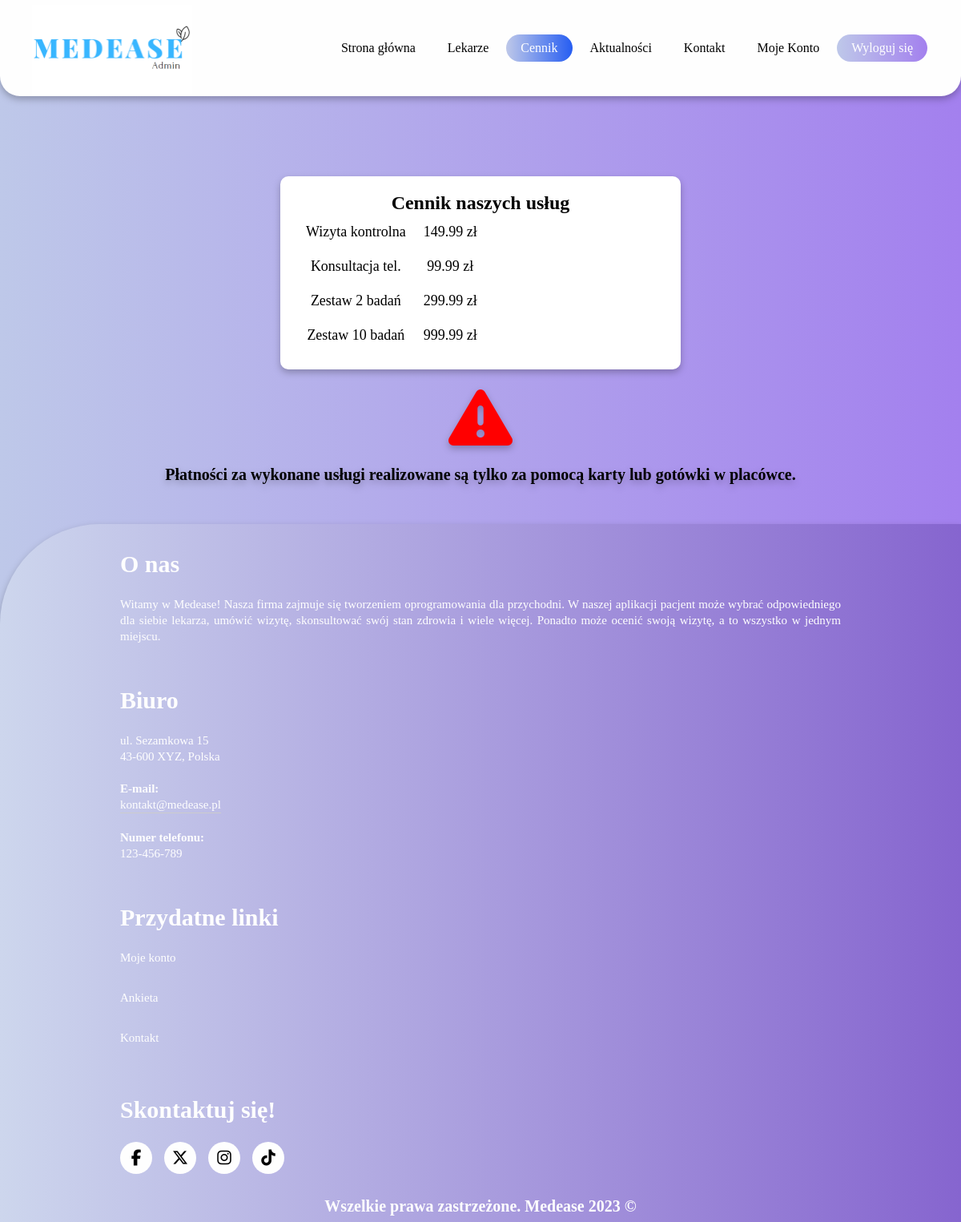
Screenshot of /userSite/cennik.php (signed in) with the database file from the repository.
### tables this page shows
CREATE TABLE `cennik` (
  `id` int(11) NOT NULL AUTO_INCREMENT,
  `nazwa` varchar(255) NOT NULL,
  `cena` decimal(10,2) NOT NULL,
  PRIMARY KEY (`id`)
);

### userSite/cennik.php (the view, shortened to what this page needs)
<?php
require '../Logowanie/config.php';
if (!empty($_SESSION["id"])) {
    $id = $_SESSION["id"];
    $result = mysqli_query($conn, "SELECT * FROM users WHERE id =$id");
    $row = mysqli_fetch_assoc($result);
    $userType = $row["role"];
}
?>
<!DOCTYPE html>
<html lang="en">
<head>
    <link rel="stylesheet" href="/style.css">
</head>
<body>
    <header>
        <div class="logo">
            <?php
            if ($userType === 'user') {
                echo '<a href="/indexLogged.php"> <img src="/images/medease.png"></a>';
            } elseif ($userType === 'doctor') {
                echo '<a href="/indexLogged.php"> <img src="/images/medease_doctor.png"></a>';
            } elseif ($userType === 'admin') {
                echo '<a href="/indexLogged.php"> <img src="/images/medease_admin.png"></a>';
            } else {
                echo '<a href="/indexLogged.php"> <img src="/images/medease.png"></a>';
            }
            ?>
        </div>
        <nav>
            <ul>
                <li>
                    <a href="/indexLogged.php">Strona główna</a>
                </li>
                <li>
                    <a href="lekarze.php">Lekarze</a>
                </li>
                <li>
                    <a href="cennik.php" class="active2">Cennik</a>
                </li>
                <li>
                    <a href="blog.php">Aktualności</a>
                </li>
                <li>
                    <a href="contact.php">Kontakt</a>
                </li>
                <?php
                if ($userType === 'user') {
                    echo '<li><a href="/userSite/myAccount.php">Moje konto</a></li>';
                } elseif ($userType === 'doctor') {
                    echo '<li><a href="/doctorSite/doctorFirstSite.php">Moje konto</a></li>';
                } elseif ($userType === 'admin') {
                    echo '<li><a href="/adminSite/adminAccount.php">Moje Konto</a></li>';
                }
                ?>
                <li>
                    <a href="/Logowanie/logout.php" class="active">Wyloguj się</a>
                </li>
            </ul>
        </nav>
    </header>
    <div class="priceSite">
        <?php
        $sql = "SELECT nazwa, cena FROM cennik";
        $result = $conn->query($sql);
        if ($result->num_rows > 0) {
            echo '<div class="pricing">';
            echo '<h2>Cennik naszych usług</h2>';
            echo '<table class="wyrownanie">';
            while ($row = $result->fetch_assoc()) {
                echo '<tr>';
                echo '<td>' . htmlspecialchars($row["nazwa"]) . '</td>';
                echo '<td>' . number_format($row["cena"], 2) . ' zł</td>';
                echo '</tr>';
            }
            echo '</table>';
            echo '</div>';
        } else {
            echo "Brak danych w cenniku.";
        }
        ?>
        <div class="warningInfo">
            <i class="fa-solid fa-triangle-exclamation"></i>
            <p>Płatności za wykonane usługi realizowane są tylko za pomocą karty lub gotówki w placówce.</p>
        </div>
    </div>
    <footer>
        <div class="foo">
            <div class="col-1">
                <h1>O nas</h1>
                <p class="footer-text">Witamy w Medease! Nasza firma zajmuje się tworzeniem oprogramowania dla przychodni. W naszej aplikacji pacjent może wybrać odpowiedniego dla siebie lekarza, umówić wizytę, skonsultować
                    swój stan zdrowia i wiele więcej. Ponadto może ocenić swoją wizytę, a to wszystko w jednym miejscu.</p>
            </div>
            <div class="col-1">
                <h1>Biuro</h1>
                <p class="footer-text">ul. Sezamkowa 15</p>
                <p>43-600 XYZ, Polska</p>
                <p class="email-id"><b>E-mail:</b> <br> kontakt@medease.pl</p>
                <p><b>Numer telefonu: </b> <br> 123-456-789</p>
            </div>
            <div class="col-1">
                <h1>Przydatne linki</h1>
                <ul>
                    <li><a href="/userSite/myAccount.php">Moje konto</a></li>
                    <li><a href="/userSite/analizeForm.php">Ankieta</a></li>
                    <li><a href="/userSite/contact.php">Kontakt</a></li>
                </ul>
            </div>
            <div class="col-1">
                <h1>Skontaktuj się!</h1>
                <div class="sociale">
                    <a href="https://www.facebook.com/">
                        <div class="circle"><i class="fa-brands fa-facebook-f"></i></div>
                    </a>
                    <a href="https://twitter.com/">
                        <div class="circle"><i class="fa-brands fa-x-twitter"></i></div>
                    </a>
                    <a href="https://instagram.com/">
                        <div class="circle"><i class="fa-brands fa-instagram"></i></div>
                    </a>
                    <a href="https://tiktok.com/">
                        <div class="circle"><i class="fa-brands fa-tiktok"></i></div>
                    </a>
                </div>
            </div>
        </div>
        <p class="copyright"> Wszelkie prawa zastrzeżone. Medease 2023 ©</p>
    </footer>
</body>
</html>

### style.css (style rules this page uses)
* { padding: 0; margin: 0; box-sizing: border-box; font-family: 'Poppins'; list-style: none; text-decoration: none; }
body { background: linear-gradient(to right, #BEC8E9, #a380ee); filter: drop-shadow(0px 4px 4px rgba(0, 0, 0, 0.25)); }
img { width: 100%; }
header { width: 100%; height: 120px; background: #fefefe; display: flex; align-items: center; justify-content: space-between; padding: 0 40px; border-radius: 0 0 25px 25px; margin: 0 auto; }
.logo { width: 200px; margin-top: 8px; }
nav ul { display: flex; }
nav ul li a { color: black; display: block; margin: 0 2px; font-weight: 0; padding: 8px 18px; transition: 0.2s; border-radius: 30px; }
nav ul li a.active { background: linear-gradient(to right, #BEC8E9, #a380ee); color: white; }
nav ul li a.active2 { background: linear-gradient(to right, #BEC8E9, #265df2); color: white; }
footer { width: 100%; position: absolute; bottom: 0; background: linear-gradient(to right, #cdd6ed, #8665cf); color: #fefefe; padding: 10px 0; border-top-left-radius: 125px; font-size: 15px; line-height: 20px; }
.foo { width: 80%; margin: auto; display: flex; flex-wrap: wrap; align-items: flex-start; justify-content: space-between; }
.col-1 { flex-basis: 25%; padding: 30px; }
.email-id { width: fit-content; border-bottom: 1px solid #ccc; margin: 20px 0; }
.col-1 ul li { margin-top: 30px; list-style: none; margin-bottom: 10px; }
.col-1 ul li a { text-decoration: none; color: #fefefe; }
.sociale { margin-top: 30px; display: flex; align-items: center; }
.sociale .circle { font-size: 20px; color: #000; background: #fefefe; width: 40px; height: 40px; border-radius: 50%; text-align: center; line-height: 40px; margin-right: 15px; cursor: pointer; }
.copyright { font-size: 20px; text-align: center; font-weight: 700; }
.footer-text { margin-top: 30px; text-align: justify; }
.priceSite { text-align: center; height: 750px; margin-top: 100px; display: flex; align-items: center; flex-direction: column; }
.pricing { background-color: #fff; width: 500px; border-radius: 10px; padding: 20px; font-size: 18px; }
.pricing h2 { text-align: center; font-size: 24px; }
.warningInfo .fa-solid { font-size: 80px; color: red; margin-top: 20px; }
.warningInfo p { text-align: center; font-size: 20px; margin-top: 20px; font-weight: 600; }
.wyrownanie th, .wyrownanie td { border: 0; }
.tble-hpracy table th, td { padding: 10px; border: 1px solid #ccc; text-align: center; }
.tble-cennik table th, td { padding: 10px; border: 1px solid #ccc; text-align: center; }
@media (max-width: 1500px) { .priceSite { height: auto; margin-bottom: 50px; } }
@media (max-width: 1500px) { footer { bottom: unset; } }
@media (max-width: 1500px) { .col-1 { flex-basis: 100%; } }

### rows the page displays
cennik: nazwa "Wizyta kontrolna", cena "149.99"
cennik: nazwa "Konsultacja tel.", cena "99.99"
cennik: nazwa "Zestaw 2 badań", cena "299.99"
cennik: nazwa "Zestaw 10 badań", cena "999.99"
